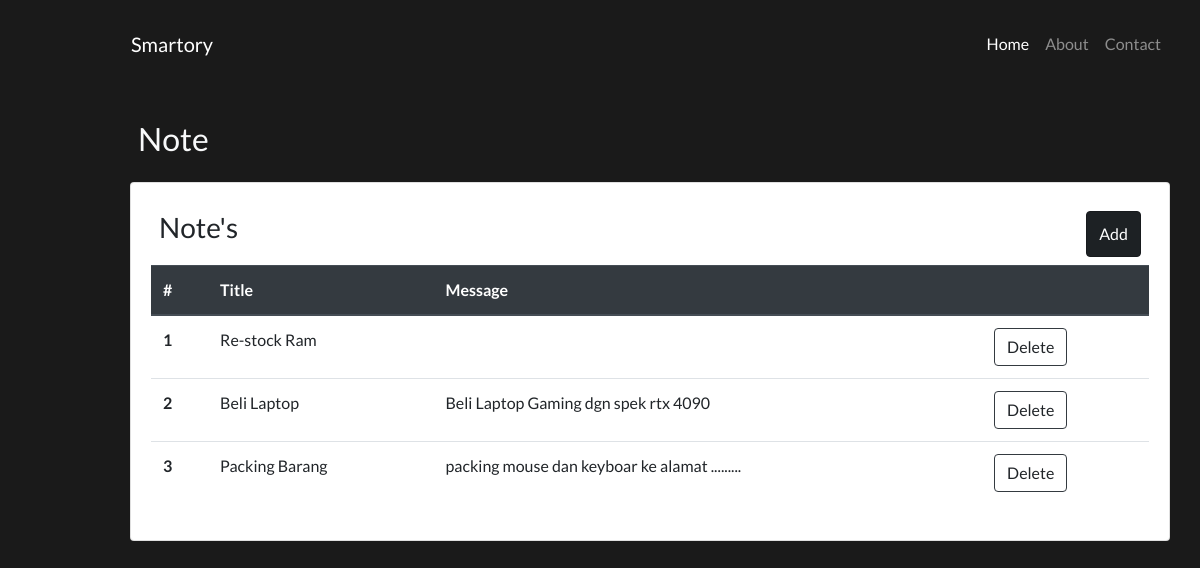
/screen/noteIndex.php, run on the app's committed database.
### tables this page shows
CREATE TABLE `note` (
  `id` int(11) NOT NULL,
  `title` varchar(30) NOT NULL,
  `msg` text NOT NULL
);

### class/DB.php (called while the page is built, shortened)
<?php
class DB{
  private $hostname = 'localhost';
  private $username = 'root';
  private $password = '';
  private $database = 'db_inventory';
  public function __construct(){
    $this->db = mysqli_connect($this->hostname, $this->username, $this->password,$this->database);
  }
}

### class/Note.php (called while the page is built, shortened)
<?php
include_once('DB.php');
class Note extends DB
{
  public function index()
  {
    $sql = "SELECT * FROM note";
    $exe = $this->db->query($sql);
    $data = $exe->fetch_all(MYSQLI_ASSOC);
    return $data;
  }
}

### widget/notePage/noteTable.php (the view, shortened to what this page needs)
<div class="">
  <div class="card">
    <div class="card-body">
      <div class="row m-2">
        <h3 class="card-title mr-auto">Note's</h3>
        <button type="button" class="btn btn-dark active" data-toggle="modal" data-target="#noteAdd">Add</button>
      </div>
      <table class="table ">
        <thead class="thead-dark">
          <tr>
            <th scope="col">#</th>
            <th scope="col">Title</th>
            <th scope="col">Message</th>
            <th scope="col"></th>
          </tr>
        </thead>
        <tbody>
          <?php foreach ($data_note as $key => $note) : ?>
            <tr>
              <th scope="row"><?= $key + 1 ?></th>
              <td><?= $note['title']; ?></td>
              <td><?= $note['msg']; ?></td>
              <td>
                <form method="POST">
                  <button class="btn border border-dark " name="destroyNote">Delete</button>
                </form>
              </td>
            </tr>
          <?php endforeach ?>
        </tbody>
      </table>
    </div>
  </div>
</div>

### global/style.css (style rules this page uses)
* { font-family: 'Lato', sans-serif; }
body { height: 100%; }
.black { background-color: #1a1a1a; }

### data on the page
note: title "Re-stock Ram"
note: title "Beli Laptop", msg "Beli Laptop Gaming dgn spek rtx 4090"
note: title "Packing Barang", msg "packing mouse dan keyboar ke alamat ........."
